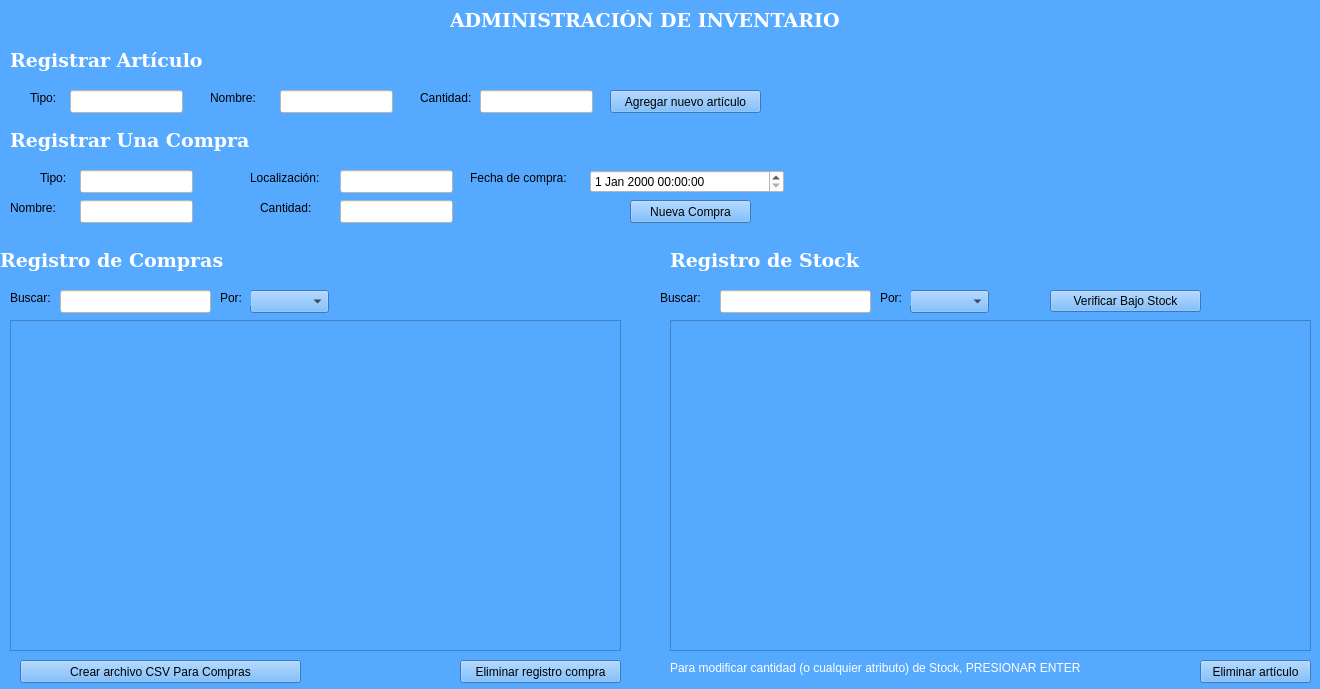
<?xml version="1.0" encoding="UTF-8"?>
<ui version="4.0">
 <class>inventory_manager</class>
 <widget class="QWidget" name="inventory_manager">
  <property name="geometry">
   <rect>
    <x>0</x>
    <y>0</y>
    <width>1320</width>
    <height>689</height>
   </rect>
  </property>
  <property name="windowTitle">
   <string>Form</string>
  </property>
  <property name="styleSheet">
   <string notr="true">background-color: rgb(85, 170, 255);</string>
  </property>
  <widget class="QTableView" name="tableView">
   <property name="geometry">
    <rect>
     <x>10</x>
     <y>320</y>
     <width>611</width>
     <height>331</height>
    </rect>
   </property>
  </widget>
  <widget class="QPushButton" name="btn_agregar">
   <property name="geometry">
    <rect>
     <x>630</x>
     <y>200</y>
     <width>121</width>
     <height>23</height>
    </rect>
   </property>
   <property name="text">
    <string>Nueva Compra</string>
   </property>
  </widget>
  <widget class="QLineEdit" name="lineEdit_tipo">
   <property name="geometry">
    <rect>
     <x>80</x>
     <y>170</y>
     <width>113</width>
     <height>23</height>
    </rect>
   </property>
   <property name="styleSheet">
    <string notr="true">background-color: rgb(255, 255, 255);</string>
   </property>
  </widget>
  <widget class="QLineEdit" name="lineEdit_localizacion">
   <property name="geometry">
    <rect>
     <x>340</x>
     <y>170</y>
     <width>113</width>
     <height>23</height>
    </rect>
   </property>
   <property name="styleSheet">
    <string notr="true">background-color: rgb(255, 255, 255);</string>
   </property>
  </widget>
  <widget class="QLabel" name="label">
   <property name="geometry">
    <rect>
     <x>40</x>
     <y>170</y>
     <width>31</width>
     <height>16</height>
    </rect>
   </property>
   <property name="text">
    <string>Tipo:</string>
   </property>
  </widget>
  <widget class="QLabel" name="label_2">
   <property name="geometry">
    <rect>
     <x>250</x>
     <y>170</y>
     <width>81</width>
     <height>16</height>
    </rect>
   </property>
   <property name="text">
    <string>Localización:</string>
   </property>
  </widget>
  <widget class="QLabel" name="label_4">
   <property name="geometry">
    <rect>
     <x>470</x>
     <y>170</y>
     <width>111</width>
     <height>16</height>
    </rect>
   </property>
   <property name="text">
    <string>Fecha de compra:</string>
   </property>
  </widget>
  <widget class="QLabel" name="label_6">
   <property name="geometry">
    <rect>
     <x>10</x>
     <y>290</y>
     <width>71</width>
     <height>16</height>
    </rect>
   </property>
   <property name="text">
    <string>Buscar:</string>
   </property>
  </widget>
  <widget class="QLineEdit" name="lineEdit_buscar">
   <property name="geometry">
    <rect>
     <x>60</x>
     <y>290</y>
     <width>151</width>
     <height>23</height>
    </rect>
   </property>
   <property name="styleSheet">
    <string notr="true">background-color: rgb(255, 255, 255);</string>
   </property>
  </widget>
  <widget class="QLabel" name="label_5">
   <property name="geometry">
    <rect>
     <x>260</x>
     <y>200</y>
     <width>57</width>
     <height>15</height>
    </rect>
   </property>
   <property name="text">
    <string>Cantidad:</string>
   </property>
  </widget>
  <widget class="QLineEdit" name="lineEdit_cantidad">
   <property name="geometry">
    <rect>
     <x>340</x>
     <y>200</y>
     <width>113</width>
     <height>23</height>
    </rect>
   </property>
   <property name="styleSheet">
    <string notr="true">background-color: rgb(255, 255, 255);</string>
   </property>
  </widget>
  <widget class="QLabel" name="statusLabel">
   <property name="geometry">
    <rect>
     <x>230</x>
     <y>250</y>
     <width>411</width>
     <height>20</height>
    </rect>
   </property>
   <property name="layoutDirection">
    <enum>Qt::LeftToRight</enum>
   </property>
   <property name="styleSheet">
    <string notr="true">color: rgb(255, 255, 255);</string>
   </property>
   <property name="text">
    <string/>
   </property>
   <property name="alignment">
    <set>Qt::AlignCenter</set>
   </property>
  </widget>
  <widget class="QComboBox" name="comboBox">
   <property name="geometry">
    <rect>
     <x>250</x>
     <y>290</y>
     <width>79</width>
     <height>23</height>
    </rect>
   </property>
  </widget>
  <widget class="QLabel" name="label_3">
   <property name="geometry">
    <rect>
     <x>10</x>
     <y>200</y>
     <width>61</width>
     <height>16</height>
    </rect>
   </property>
   <property name="text">
    <string>Nombre:</string>
   </property>
  </widget>
  <widget class="QLineEdit" name="lineEdit_nombre">
   <property name="geometry">
    <rect>
     <x>80</x>
     <y>200</y>
     <width>113</width>
     <height>23</height>
    </rect>
   </property>
   <property name="styleSheet">
    <string notr="true">background-color: rgb(255, 255, 255);</string>
   </property>
  </widget>
  <widget class="QLabel" name="label_7">
   <property name="geometry">
    <rect>
     <x>220</x>
     <y>290</y>
     <width>31</width>
     <height>16</height>
    </rect>
   </property>
   <property name="text">
    <string>Por:</string>
   </property>
  </widget>
  <widget class="QLabel" name="label_8">
   <property name="geometry">
    <rect>
     <x>450</x>
     <y>10</y>
     <width>401</width>
     <height>20</height>
    </rect>
   </property>
   <property name="font">
    <font>
     <family>DejaVu Serif</family>
     <pointsize>14</pointsize>
     <bold>true</bold>
    </font>
   </property>
   <property name="styleSheet">
    <string notr="true">color: rgb(255, 255, 255);</string>
   </property>
   <property name="text">
    <string>ADMINISTRACIÓN DE INVENTARIO</string>
   </property>
  </widget>
  <widget class="QPushButton" name="pushButton_crearCSV">
   <property name="geometry">
    <rect>
     <x>20</x>
     <y>660</y>
     <width>281</width>
     <height>23</height>
    </rect>
   </property>
   <property name="text">
    <string>Crear archivo CSV Para Compras</string>
   </property>
  </widget>
  <widget class="QDateTimeEdit" name="dateTimeEdit">
   <property name="geometry">
    <rect>
     <x>590</x>
     <y>170</y>
     <width>194</width>
     <height>23</height>
    </rect>
   </property>
   <property name="styleSheet">
    <string notr="true">background-color: rgb(255, 255, 255);</string>
   </property>
  </widget>
  <widget class="QLabel" name="label_9">
   <property name="geometry">
    <rect>
     <x>420</x>
     <y>90</y>
     <width>57</width>
     <height>15</height>
    </rect>
   </property>
   <property name="text">
    <string>Cantidad:</string>
   </property>
  </widget>
  <widget class="QPushButton" name="btn_agregar_2">
   <property name="geometry">
    <rect>
     <x>610</x>
     <y>90</y>
     <width>151</width>
     <height>23</height>
    </rect>
   </property>
   <property name="text">
    <string>Agregar nuevo artículo</string>
   </property>
  </widget>
  <widget class="QLineEdit" name="lineEdit_cantidad_2">
   <property name="geometry">
    <rect>
     <x>480</x>
     <y>90</y>
     <width>113</width>
     <height>23</height>
    </rect>
   </property>
   <property name="styleSheet">
    <string notr="true">background-color: rgb(255, 255, 255);</string>
   </property>
  </widget>
  <widget class="QLineEdit" name="lineEdit_nombre_2">
   <property name="geometry">
    <rect>
     <x>280</x>
     <y>90</y>
     <width>113</width>
     <height>23</height>
    </rect>
   </property>
   <property name="styleSheet">
    <string notr="true">background-color: rgb(255, 255, 255);</string>
   </property>
  </widget>
  <widget class="QLabel" name="label_10">
   <property name="geometry">
    <rect>
     <x>210</x>
     <y>90</y>
     <width>61</width>
     <height>16</height>
    </rect>
   </property>
   <property name="text">
    <string>Nombre:</string>
   </property>
  </widget>
  <widget class="QLineEdit" name="lineEdit_tipo_2">
   <property name="geometry">
    <rect>
     <x>70</x>
     <y>90</y>
     <width>113</width>
     <height>23</height>
    </rect>
   </property>
   <property name="styleSheet">
    <string notr="true">background-color: rgb(255, 255, 255);</string>
   </property>
  </widget>
  <widget class="QLabel" name="label_11">
   <property name="geometry">
    <rect>
     <x>30</x>
     <y>90</y>
     <width>31</width>
     <height>16</height>
    </rect>
   </property>
   <property name="text">
    <string>Tipo:</string>
   </property>
  </widget>
  <widget class="QLabel" name="label_12">
   <property name="geometry">
    <rect>
     <x>10</x>
     <y>130</y>
     <width>281</width>
     <height>21</height>
    </rect>
   </property>
   <property name="font">
    <font>
     <family>DejaVu Serif</family>
     <pointsize>14</pointsize>
     <bold>true</bold>
    </font>
   </property>
   <property name="styleSheet">
    <string notr="true">color: rgb(255, 255, 255);</string>
   </property>
   <property name="text">
    <string>Registrar Una Compra</string>
   </property>
  </widget>
  <widget class="QLabel" name="label_13">
   <property name="geometry">
    <rect>
     <x>10</x>
     <y>50</y>
     <width>351</width>
     <height>21</height>
    </rect>
   </property>
   <property name="font">
    <font>
     <family>DejaVu Serif</family>
     <pointsize>14</pointsize>
     <bold>true</bold>
    </font>
   </property>
   <property name="styleSheet">
    <string notr="true">color: rgb(255, 255, 255);</string>
   </property>
   <property name="text">
    <string>Registrar Artículo</string>
   </property>
  </widget>
  <widget class="QTableView" name="tableView_2">
   <property name="geometry">
    <rect>
     <x>670</x>
     <y>320</y>
     <width>641</width>
     <height>331</height>
    </rect>
   </property>
  </widget>
  <widget class="QLabel" name="statusLabel_2">
   <property name="geometry">
    <rect>
     <x>880</x>
     <y>250</y>
     <width>291</width>
     <height>20</height>
    </rect>
   </property>
   <property name="layoutDirection">
    <enum>Qt::LeftToRight</enum>
   </property>
   <property name="styleSheet">
    <string notr="true">color: rgb(255, 255, 255);</string>
   </property>
   <property name="text">
    <string/>
   </property>
   <property name="alignment">
    <set>Qt::AlignCenter</set>
   </property>
  </widget>
  <widget class="QComboBox" name="comboBox_2">
   <property name="geometry">
    <rect>
     <x>910</x>
     <y>290</y>
     <width>79</width>
     <height>23</height>
    </rect>
   </property>
  </widget>
  <widget class="QLabel" name="label_14">
   <property name="geometry">
    <rect>
     <x>880</x>
     <y>290</y>
     <width>31</width>
     <height>16</height>
    </rect>
   </property>
   <property name="text">
    <string>Por:</string>
   </property>
  </widget>
  <widget class="QLineEdit" name="lineEdit_buscar_2">
   <property name="geometry">
    <rect>
     <x>720</x>
     <y>290</y>
     <width>151</width>
     <height>23</height>
    </rect>
   </property>
   <property name="styleSheet">
    <string notr="true">
background-color: rgb(255, 255, 255);</string>
   </property>
  </widget>
  <widget class="QLabel" name="label_15">
   <property name="geometry">
    <rect>
     <x>660</x>
     <y>290</y>
     <width>51</width>
     <height>16</height>
    </rect>
   </property>
   <property name="text">
    <string>Buscar:</string>
   </property>
  </widget>
  <widget class="QLabel" name="label_16">
   <property name="geometry">
    <rect>
     <x>0</x>
     <y>250</y>
     <width>231</width>
     <height>21</height>
    </rect>
   </property>
   <property name="font">
    <font>
     <family>DejaVu Serif</family>
     <pointsize>14</pointsize>
     <bold>true</bold>
    </font>
   </property>
   <property name="styleSheet">
    <string notr="true">color: rgb(255, 255, 255);</string>
   </property>
   <property name="text">
    <string>Registro de Compras</string>
   </property>
  </widget>
  <widget class="QLabel" name="label_17">
   <property name="geometry">
    <rect>
     <x>670</x>
     <y>250</y>
     <width>191</width>
     <height>21</height>
    </rect>
   </property>
   <property name="font">
    <font>
     <family>DejaVu Serif</family>
     <pointsize>14</pointsize>
     <bold>true</bold>
    </font>
   </property>
   <property name="styleSheet">
    <string notr="true">color: rgb(255, 255, 255);</string>
   </property>
   <property name="text">
    <string>Registro de Stock</string>
   </property>
  </widget>
  <widget class="QPushButton" name="borrar_compra">
   <property name="geometry">
    <rect>
     <x>460</x>
     <y>660</y>
     <width>161</width>
     <height>23</height>
    </rect>
   </property>
   <property name="text">
    <string>Eliminar registro compra</string>
   </property>
  </widget>
  <widget class="QPushButton" name="borrar_articulo">
   <property name="geometry">
    <rect>
     <x>1200</x>
     <y>660</y>
     <width>111</width>
     <height>23</height>
    </rect>
   </property>
   <property name="text">
    <string>Eliminar artículo</string>
   </property>
  </widget>
  <widget class="QLabel" name="labelAlertaStock">
   <property name="geometry">
    <rect>
     <x>1030</x>
     <y>270</y>
     <width>271</width>
     <height>20</height>
    </rect>
   </property>
   <property name="styleSheet">
    <string notr="true">color: rgb(255, 255, 255);</string>
   </property>
   <property name="text">
    <string/>
   </property>
  </widget>
  <widget class="QPushButton" name="verificarBajoStock">
   <property name="geometry">
    <rect>
     <x>1050</x>
     <y>290</y>
     <width>151</width>
     <height>22</height>
    </rect>
   </property>
   <property name="text">
    <string>Verificar Bajo Stock</string>
   </property>
  </widget>
  <widget class="QLabel" name="label_18">
   <property name="geometry">
    <rect>
     <x>670</x>
     <y>660</y>
     <width>461</width>
     <height>16</height>
    </rect>
   </property>
   <property name="styleSheet">
    <string notr="true">color: rgb(255, 255, 255);</string>
   </property>
   <property name="text">
    <string>Para modificar cantidad (o cualquier atributo) de Stock, PRESIONAR ENTER</string>
   </property>
  </widget>
 </widget>
 <resources/>
 <connections/>
</ui>
